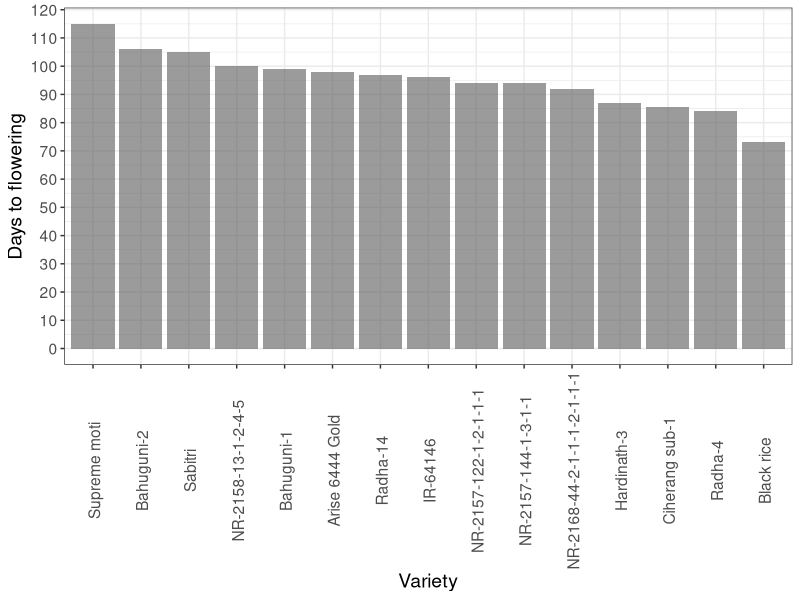

R code for this plot:
## ---- chunk 1
knitr::opts_chunk$set(cache = FALSE, echo = FALSE, 
                      tidy.opts = list(width.cutoff=50), 
                      eval = TRUE, fig.align = "center", fig.asp = 0.8, 
                      message = FALSE, warning = FALSE)
options(knitr.kable.NA = "", digits = 3)
library(tidyverse)
## ---- chunk 2
dtf_2075 <- read_csv(here::here("content", "blog", "data", "days_to_flowering_rice_2075.csv"))

dtf_2075 <- dtf_2075 %>% 
  filter(!is.na(`Days to flowering`)) %>% 
  mutate(DTF = as.Date(`Days to flowering`, format = "%m, %d, %Y") - as.Date(`Date sown`, format = "%m, %d, %Y"))

dtf_2075plot <- dtf_2075 %>% 
  group_by(Variety) %>% 
  summarise_at("DTF", function(x)mean(x, na.rm = TRUE)) %>% 
  ggplot(aes(x = Variety, y = DTF)) +
  geom_col(na.rm = TRUE, show.legend = TRUE, inherit.aes = TRUE, alpha = 0.6) +
  scale_x_discrete(limits = dtf_2075 %>% 
                     group_by(Variety) %>% 
                     summarise_at("DTF", function(x)mean(x, na.rm = TRUE)) %>% 
                     arrange(-`DTF`) %>% pull("Variety")) +
  scale_y_continuous(breaks = seq(0, 150, by = 10), 
                     minor_breaks = seq(0, 150, by = 5), 
                     name = "Days to flowering") +
  theme_bw() +
  theme(axis.text.x = element_text(angle = 90, vjust = 0.6),
        text = element_text(size = 14))

dtf_2075plot
# ggsave("dtf_2075.png", dtf_2075plot, device = "png", width = 10, height = 10, units = "in", dpi = 200)
